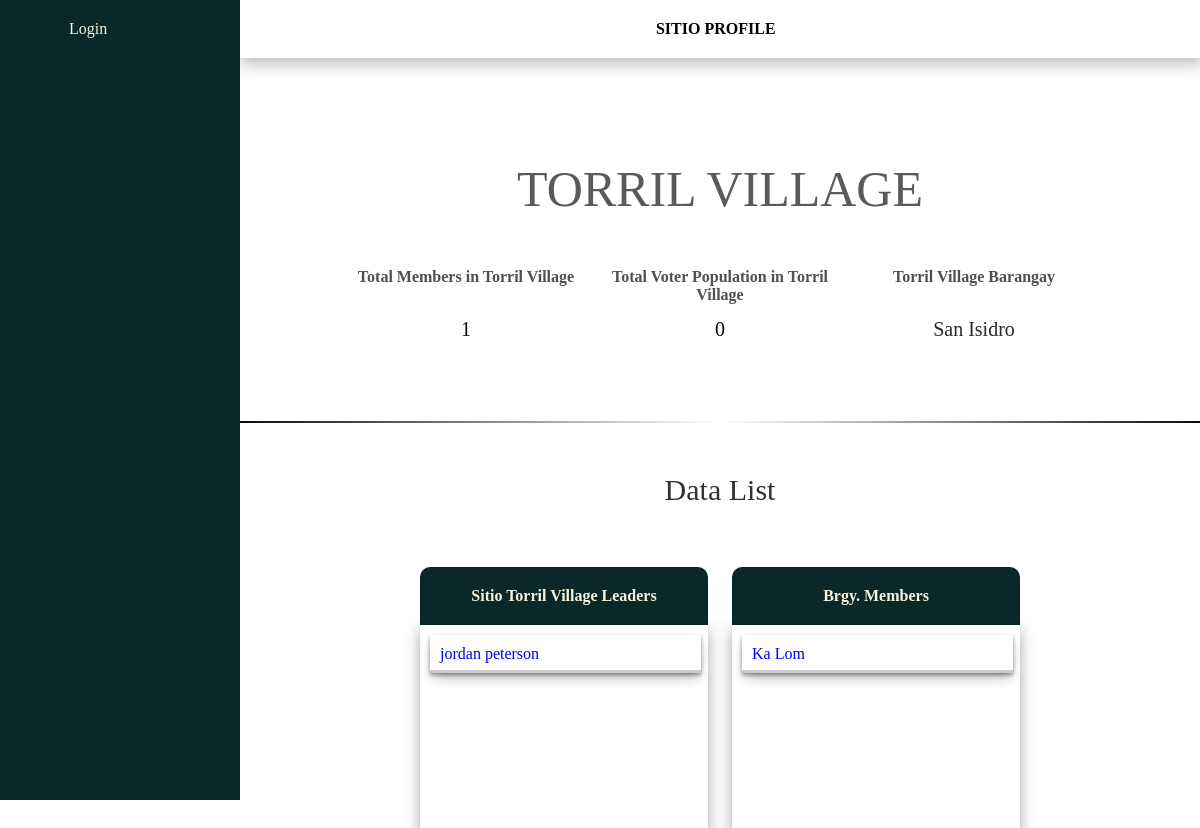
/sitio/4/, run on an earlier commit of the app's database.
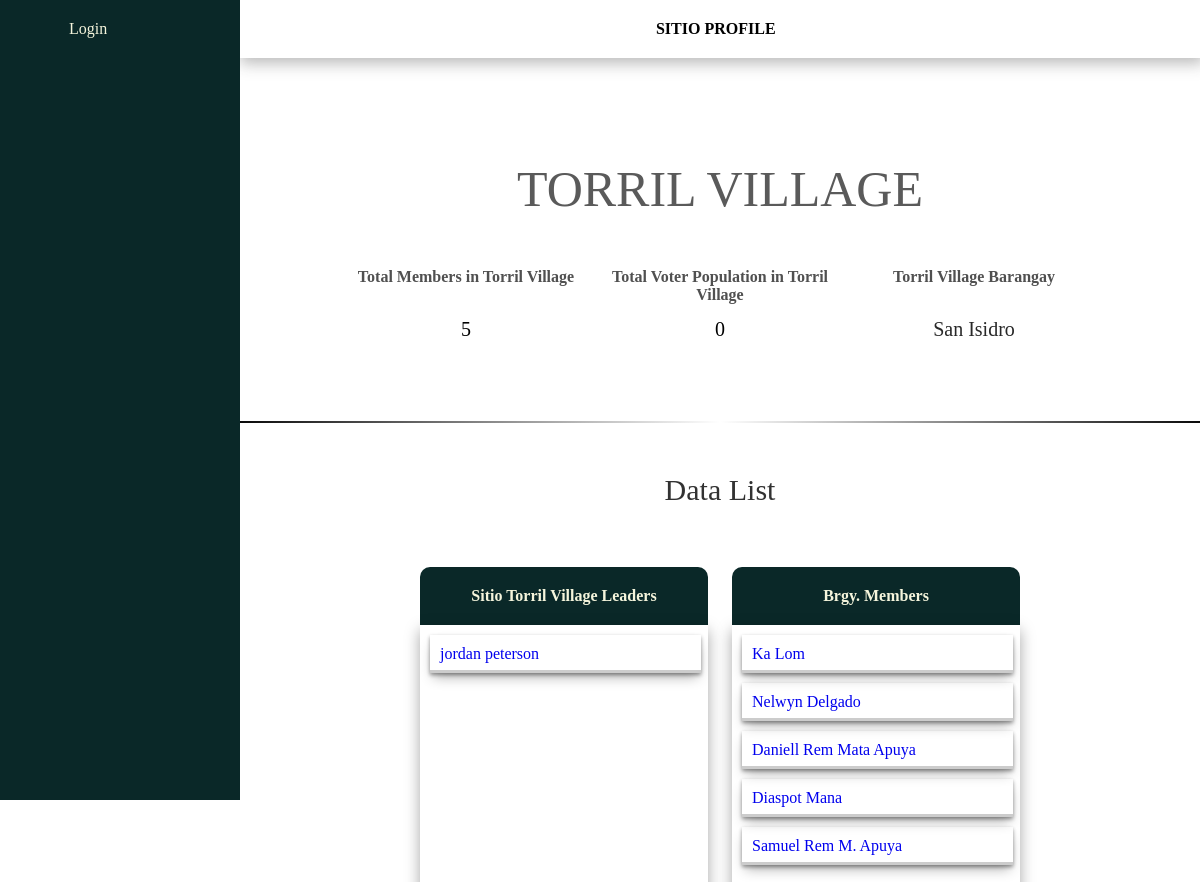
And on a later commit of the database.
### management/models.py (models this page shows, shortened)
class Leader(models.Model):
    user = models.ForeignKey(User, related_name='leader_user', on_delete=models.CASCADE) # Added for version 2, 2/9/2024
    name = models.CharField(max_length=255)
    gender = models.ForeignKey(Gender, related_name='leader_gender', on_delete=models.CASCADE)
    age = models.IntegerField()
    brgy = models.ForeignKey(Barangay, related_name='leader_brgy', on_delete=models.CASCADE)
    sitio = models.ForeignKey(Sitio, related_name='leader_sitio', on_delete=models.CASCADE, null=True, blank=True)
    date_registered = models.DateTimeField(auto_now_add=True)
    image = models.ImageField(null=True, blank=True, upload_to="images/")

class Member(models.Model):
    user = models.ForeignKey(User, related_name='member_user', on_delete=models.CASCADE) # Added for version 2, 2/9/2024
    name = models.CharField(max_length=255)
    gender = models.ForeignKey(Gender, related_name='member_gender', on_delete=models.CASCADE)
    age = models.IntegerField()
    brgy = models.ForeignKey(Barangay, related_name='member_brgy', on_delete=models.CASCADE)
    sitio = models.ForeignKey(Sitio, related_name='member_sitio', on_delete=models.CASCADE, null=True, blank=True)
    date_registered = models.DateTimeField(auto_now_add=True)
    image = models.ImageField(null=True, blank=True, upload_to="images/")

### management/views.py (the view)
# urls.py: path('sitio/<int:id>/', views.sitio_profile, name='sitio-profile'),
def sitio_profile(request, id):
    sitio = Sitio.objects.get(id=id)
    sitio_members = Member.objects.filter(sitio=sitio)
    sitio_leaders = Leader.objects.filter(sitio=sitio)
    edit_sitio_details_form = ChangeSitioDetailsForm(instance=sitio)
    sitio_individual_count = Individual.objects.filter(sitio=sitio).annotate(count=Count('name'))
    sitio_individual_sum = sitio_individual_count.aggregate(sum=Sum('count'))['sum']
    if request.method == 'POST':
        form = ChangeSitioDetailsForm(request.POST, instance=sitio)
        if form.is_valid():
            sitio_edited = form.save(commit=False)
            sitio_edited.save()
            return redirect('sitio-profile', id=sitio.id)
    return render(request, 'sitio_profile.html', {
        'sitio_members': sitio_members,
        'sitio_leaders': sitio_leaders,
        'sitio': sitio,
        'edit_sitio_details_form': edit_sitio_details_form,
        'sitio_individual_sum': sitio_individual_sum,
    })

### management/models.py (called while the page is built)
    def __str__(self):
        return self.brgy_name

### management/templates/sitio_profile.html (shortened to what the changed rows need)
{% extends 'base.html' %}
{% load static %}
{% block content %}
    <section class="sitio-profile-sitio-details-container-div">
        <section class="sitio-profile-details-section">
            <div class="sitio-profile-sitio-showcase-container-div">
                <div class="sitio-profile-analytics-block-container-div">
                    <div class="sitio-profile-analytics-block-div">
                        <div class="sitio-profile-analytics-block-title">
                            Total Members in {{ sitio.name }}
                        </div>
                        <div class="sitio-profile-analytics-data">
                            {{ sitio_individual_sum }}
                        </div>
                    </div>
                </div>
            </div>
            <div class="sitio-profile-sitio-details-block-container-div">
                <div class="sitio-profile-showcase-details-block-div">
                    <div class="sitio-profile-details-div">
                        {% for leader in sitio_leaders %}
                            <div class="sitio-profile-data-detail">
                                <a class="sitio-profile-link-page"
                                   href="{% url 'cluster' leader.name leader.user %}">{{ leader.name }}</a>
                            </div>
                        {% empty %}
                            <div class="sitio-profile-empty-detail-notifier">
                                No Leaders in this BRGY
                            </div>
                        {% endfor %}
                    </div>
                </div>
                <div class="sitio-profile-showcase-details-block-div">
                    <div class="sitio-profile-details-div">
                        {% for member in sitio_members %}
                            <div class="sitio-profile-data-detail">
                                <a class="sitio-profile-link-page" href="{% url 'member-profile' member.name member.id %}">
                                    {{ member.name }}
                                </a>
                            </div>
                        {% empty %}
                            <div class="sitio-profile-empty-detail-notifier">
                                No Members in this BRGY
                            </div>
                        {% endfor %}
                    </div>
                </div>
            </div>
        </section>
    </section>
{% endblock %}

What changed in the data, as far as the page shows it:
added Member: name "Nelwyn Delgado"
added Member: name "Daniell Rem Mata Apuya"
added Member: name "Diaspot Mana"
added Member: name "Samuel Rem M. Apuya"
Also different on the page:
{{ sitio_individual_sum }}: "1" → "5"
